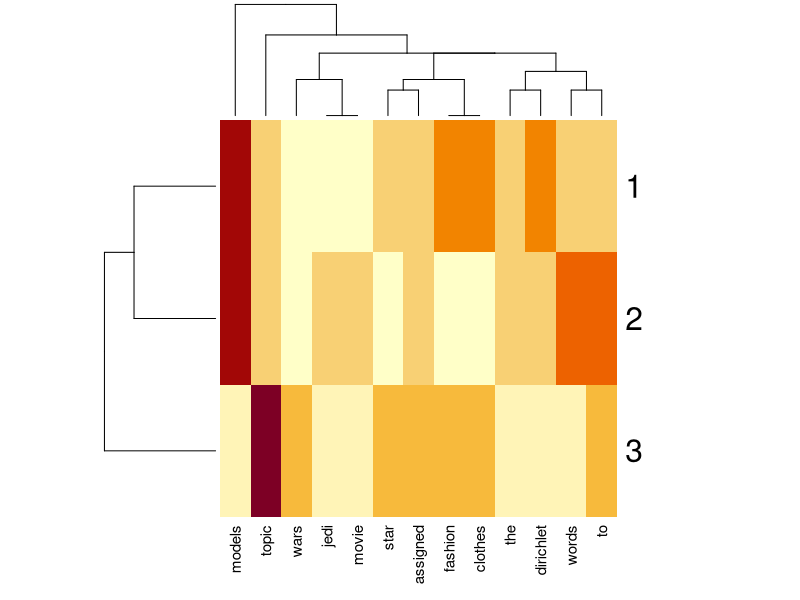
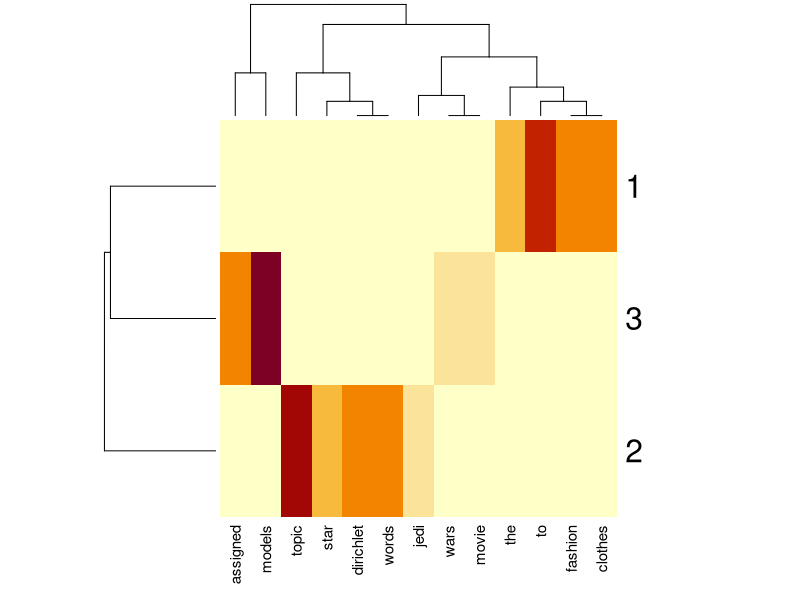

These figures' R source, in order:
## From: https://www.r-bloggers.com/latent-dirichlet-allocation-under-the-hood/
## Generate a corpus

rawdocs <- c('dirichlet topic models',
             'words assigned to topic models',
             'dirichlet assigned topic',
             'dirichlet topic words',
             'topic models assigned words',
             'fashion models clothes',
             'clothes to models',
             'clothes to fashion',
             'fashion models',
             'jedi to the star',
             'star wars the movie')

#rawdocs = rawdocs[1:9]

## PARAMETERS
K <- 3 # number of topics
alpha <- .5 # hyperparameter. single value indicates symmetric dirichlet prior. higher=>scatters document clusters
eta <- .001 # hyperparameter
iterations <- 100 # iterations for collapsed gibbs sampling.  
seed = 1

set.seed(seed)
# 0. Prepare data: generate a list of documents
docs <- strsplit(rawdocs, split=' ', perl=T) 
## Assign WordIDs to each unique word
vocab <- unique(unlist(docs))
## Replace words in documents with wordIDs
for(i in 1:length(docs)) docs[[i]] <- match(docs[[i]], vocab)

# initialize:
## 1. Randomly assign topics to words in each doc.  2. Generate word-topic count matrix.
wt <- matrix(0, K, length(vocab)) # initialize word-topic count matrix
colnames(wt) = vocab
ta <- sapply(docs, function(x) rep(0, length(x))) # initialize topic assignment list
for(d in 1:length(docs)){ # for each document
  for(w in 1:length(docs[[d]])){ # for each token in document d
    ta[[d]][w] <- sample(1:K, 1) # randomly assign topic to token w.
    ti <- ta[[d]][w] # topic index
    wi <- docs[[d]][w] # wordID for token w
    wt[ti,wi] <- wt[ti,wi]+1 # update word-topic count matrix     
  }
}
wt
heatmap(wt)
# Now we generate a document-topic count matrix where the counts correspond to the number of tokens assigned to each topic for each document.

dt <- matrix(0, length(docs), K)
for(d in 1:length(docs)){ # for each document d
  for(t in 1:K){ # for each topic t
    dt[d,t] <- sum(ta[[d]]==t) # count tokens in document d assigned to topic t   
  }
}
dt

for(i in 1:iterations){ # for each pass through the corpus
  for(d in 1:length(docs)){ # for each document
    for(w in 1:length(docs[[d]])){ # for each token 
      t0 <- ta[[d]][w] # initial topic assignment to token w
      wid <- docs[[d]][w] # wordID of token w
      
      dt[d,t0] <- dt[d,t0]-1 # we don't want to include token w in our document-topic count matrix when sampling for token w
      wt[t0,wid] <- wt[t0,wid]-1 # we don't want to include token w in our word-topic count matrix when sampling for token w
      
      ## UPDATE TOPIC ASSIGNMENT FOR EACH WORD -- COLLAPSED GIBBS SAMPLING MAGIC.  Where the magic happens.
      denom_a <- sum(dt[d,]) + K * alpha # number of tokens in document + number topics * alpha
      denom_b <- rowSums(wt) + length(vocab) * eta # number of tokens in each topic + # of words in vocab * eta
      p_z <- (wt[,wid] + eta) / denom_b * (dt[d,] + alpha) / denom_a # calculating probability word belongs to each topic
      t1 <- sample(1:K, 1, prob=p_z/sum(p_z)) # draw topic for word n from multinomial using probabilities calculated above
      
      ta[[d]][w] <- t1 # update topic assignment list with newly sampled topic for token w.
      dt[d,t1] <- dt[d,t1]+1 # re-increment document-topic matrix with new topic assignment for token w.
      wt[t1,wid] <- wt[t1,wid]+1 #re-increment word-topic matrix with new topic assignment for token w.
      
      #if(t0!=t1) print(paste0('doc:', d, ' token:' ,w, ' topic:',t0,'=>',t1)) # examine when topic assignments change
    }
  }
}

wt
heatmap(wt)
wt